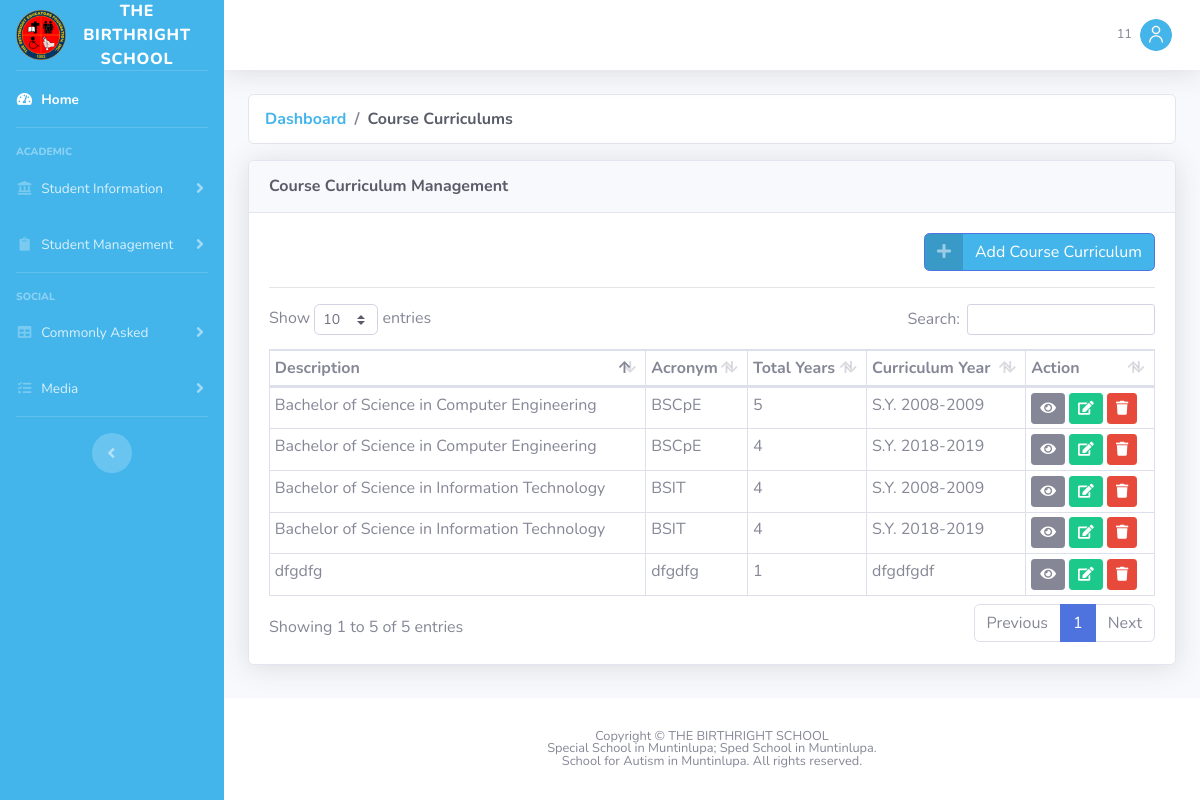
The app's page /courses.php (signed in) with its own data.
### tables this page shows
CREATE TABLE `tblcourses` (
  `CourseID` int(11) NOT NULL AUTO_INCREMENT,
  `Description` varchar(255) DEFAULT NULL,
  `Acronym` varchar(50) DEFAULT NULL,
  `TotalYrs` int(5) DEFAULT NULL,
  `CurriculumYear` varchar(50) DEFAULT NULL,
  PRIMARY KEY (`CourseID`)
);

### assets/config/database.php (called while the page is built, shortened)
<?php
	class Database {
		private $hostname = "";
		private $user = "";
		private $password = "";
		private $database = "";
		public $connection = NULL;
		public function __construct(){
			$config = parse_ini_file("settings.ini");
			$this->hostname = $config["HOSTNAME"];
			$this->user = $config["USER"];
			$this->password = $config["PASSWORD"];
			$this->database = $config["DATABASE"];
		}
		public function query($sql){
			$qryObj = array();
			try {
				if($qryObj["query"] = mysqli_query($this->connection, $sql)){
					if($qryObj["query"]){
						setResponse($qryObj, "OK", "Records Found!");
					} else {
						setResponse($qryObj, "ERROR", "No Records Found!");
					}
				} else {
					setResponse($qryObj, "ERROR", "[MYSQLI QUERY]: " . mysqli_error($this->connection) . PHP_EOL . "SQL QUERY: " . $sql);
				}
			} catch(Exception $e) {
				setResponse($qryObj, "ERROR", $e->getMessage());
			}
			return $qryObj;
		}
		public function get_query_result($sql){
			$qry = $this->query($sql);
			return $this->get_results($qry);
		}
		public function get_results($qry){
			$rows = array();
			$count = 0;
			if($qry["STATUS"] == "OK"){
				while($row = $qry["query"]->fetch_assoc())
					$rows[$count++] = $row;
			}
			return $rows;
		}
		private function open(){
			$this->connection = mysqli_connect($this->hostname, $this->user, $this->password, $this->database);
			$this->connection->set_charset('utf8');
		}
	}
?>

### courses.php (the view, shortened to what this page needs)
<?php
	include_once("./web-page-parts/header.php");
	include_once("./web-page-parts/sidebar.php");
	include_once("./web-page-parts/topbar.php");
?>
		<div class="container-fluid">
			<nav aria-label="breadcrumb">
				<ol class="breadcrumb bg-white text-black border font-weight-bold">
					<li class="breadcrumb-item"><a href="./index.php">Dashboard</a></li>
					<li class="breadcrumb-item text-gray-800" aria-current="page">Course Curriculums</li>
				</ol>
			</nav>
		  <div class="row">
			<div class="col-md-12">
				<div class="card shadow mb-4">
					<div class="card-header py-3">
					  <h6 class="m-0 font-weight-bold text-dark">Course Curriculum Management</h6>
					</div>
					<div class="card-body">
						<div class="row">
							<div class="col" align="right">
								<a class="btn btn-primary btn-icon-split" href="./addcoursecurriculum.php">
									<span class="icon text-white-50">
									  <i class="fas fa-plus"></i>
									</span>
									<span class="text">Add Course Curriculum</span>
								</a>
							</div>
						</div>
						<hr/>
						<div class="row"><div class="col-md-12">
							<div class="table-responsive">
								<table class="table table-bordered table-hover table-sm data-table" style="width:100%">
								  <thead>
									<tr>
									  <th>Description</th>
									  <th>Acronym</th>
									  <th>Total Years</th>
									  <th>Curriculum Year</th>
									  <th>Action</th>
									</tr>
								  </thead>
								  <tbody>
									<?php
										include_once ("./assets/config/database.php");
										$DB = new Database();
										$Courses = $DB->get_query_result('
											SELECT *
											FROM tblCourses;
										');
										for($i = 0; $i < count($Courses); $i++){
											echo '
												<tr>
													<td>' . $Courses[$i]["Description"] . '</td>
													<td>' . $Courses[$i]["Acronym"] . '</td>
													<td>' . $Courses[$i]["TotalYrs"] . '</td>
													<td>' . $Courses[$i]["CurriculumYear"] . '</td>
													<td>
														<a class="btn btn-secondary btn-sm text-white" href="./viewcoursecurriculum.php?id=' . $Courses[$i]['CourseID'] . '">
															<i class="fas fa-eye"></i>
														</a>
														<a class="btn btn-success btn-sm text-white" href="./editcoursecurriculum.php?id=' . $Courses[$i]['CourseID'] . '">
															<i class="fas fa-edit"></i>
														</a>
														<a class="btn btn-danger btn-sm text-white delete-course-curriculum" href="./actions/deletecoursecurriculum.php?id=' . $Courses[$i]['CourseID'] . '">
															<i class="fas fa-trash"></i>
														</a>
													</td>
												</tr>
											';
										}
									?>
								  </tbody>
								</table>
							</div>
						</div></div>
					</div>
				</div>
			</div>
		  </div>
        </div>
<?php
	include_once("./web-page-parts/footer.php");
?>

### records on screen
tblcourses: Description "Bachelor of Science in Computer Engineering", Acronym "BSCpE", TotalYrs "5", CurriculumYear "S.Y. 2008-2009"
tblcourses: Description "Bachelor of Science in Information Technology", Acronym "BSIT", TotalYrs "4", CurriculumYear "S.Y. 2008-2009"
tblcourses: Description "Bachelor of Science in Computer Engineering", Acronym "BSCpE", TotalYrs "4", CurriculumYear "S.Y. 2018-2019"
tblcourses: Description "Bachelor of Science in Information Technology", Acronym "BSIT", TotalYrs "4", CurriculumYear "S.Y. 2018-2019"
tblcourses: Description "dfgdfg", Acronym "dfgdfg", TotalYrs "1", CurriculumYear "dfgdfgdf"

### other values on screen
$_SESSION['User'] "11"
